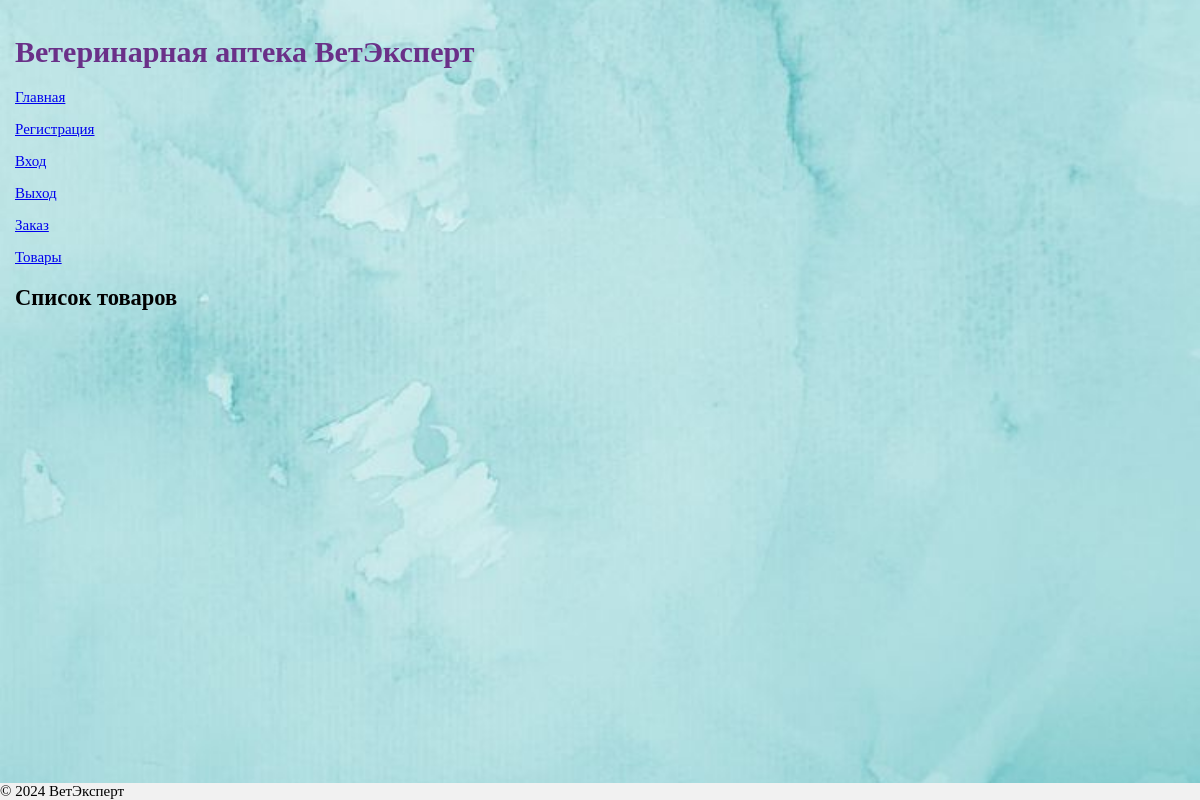
/products, run on an earlier commit of the app's database.
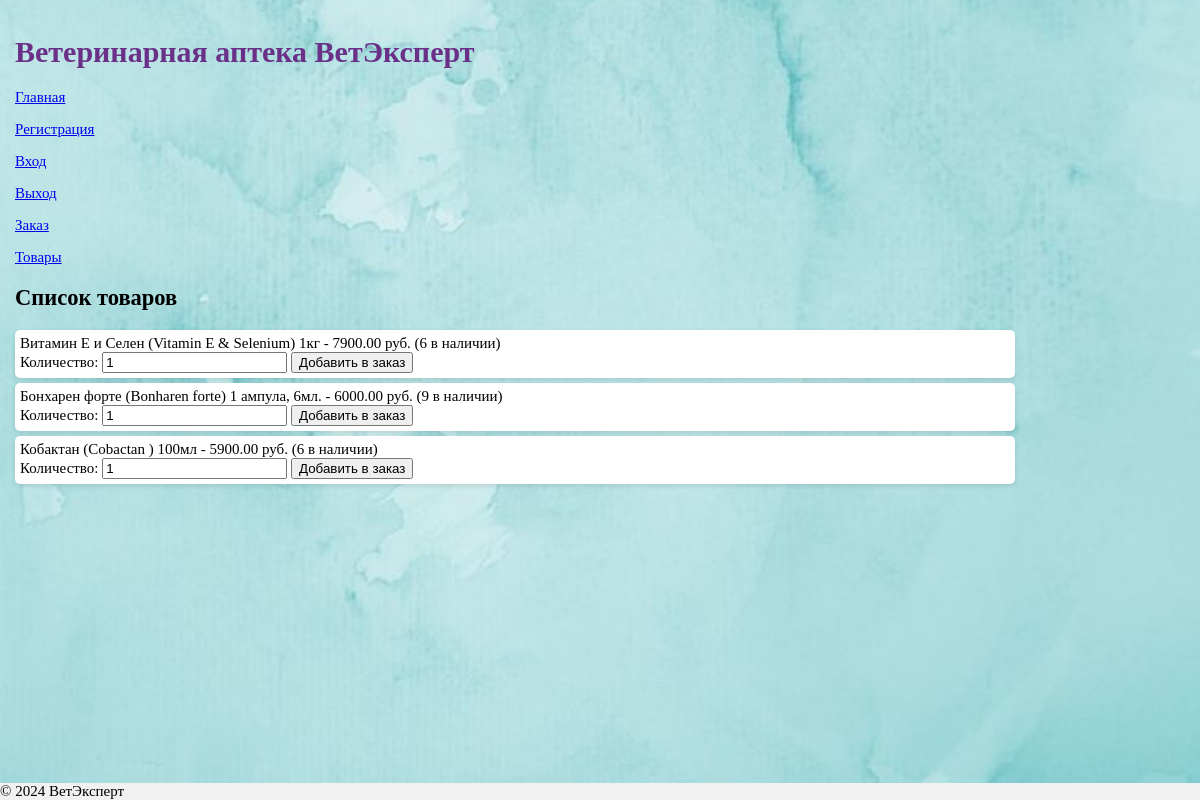
And on a later commit of the database.
### models.py (models this page shows, shortened)
class Product(db.Model):
    __tablename__ = 'products'  # Укажите название таблицы
    id = db.Column(db.Integer, primary_key=True)  # Добавьте первичный ключ
    name = db.Column(db.String(255), nullable=False)
    description = db.Column(db.Text, nullable=False)
    price = db.Column(db.Numeric(10, 2), nullable=False)
    quantity = db.Column(db.Integer, default=0)  # Количество на складе
    status = db.Column(db.String(20), default='available')  # Убедитесь, что есть это поле
    STATUS_CHOICES = {
        'available': 'Доступен',
        'unavailable': 'Недоступен'
    }

### routes.py (the view)
@app.route('/products')
def product():
    products = Product.query.all()  # Получение всех продуктов
    return render_template('product.html', products=products)

### templates/product.html (shortened to what this page needs)
{% extends 'base.html' %}
{% block content %}
<h2>Список товаров</h2>
<ul>
    {% for product in products %}
        <li>
            {{ product.name }} - {{ product.price }} руб. ({{ product.quantity }} в наличии)
            <form action="{{ url_for('add_to_cart', product_id=product.id) }}" method="post">
                <label for="quantity_{{ product.id }}">Количество:</label>
                <input type="number" name="quantity" id="quantity_{{ product.id }}" min="1" value="1" required>
                <button type="submit">Добавить в заказ</button>
            </form>
        </li>
    {% endfor %}
</ul>
{% endblock %}

### templates/base.html (shortened to what this page needs)
<!DOCTYPE html>
<html lang="ru">
<head>
   <link href="{{ url_for('static', filename='style.css') }}" rel="stylesheet" type="text/css" />
</head>
<body>
    <header>
        <h1>Ветеринарная аптека ВетЭксперт</h1>
        <nav>
            <p><a href="{{ url_for('base') }}">Главная</a></p>
            <p><a href="{{ url_for('register') }}">Регистрация</a></p>
            <p><a href="{{ url_for('login') }}">Вход</a></p>
            <p><a href="{{ url_for('logout') }}">Выход</a></p>
            <p><a href="{{ url_for('order_view') }}">Заказ</a></p>
            <p><a href="{{ url_for('product') }}">Товары</a></p>
        </nav>
    </header>
    <main>
        {% block content %}{% endblock %}
    </main>
    <div class="footer">© 2024 ВетЭксперт</div>
</body>
</html>

### static/style.css (style rules this page uses)
body { background-image: url("423283a2b0089d478492c4b42474fcc3.jpg"); background-size: no-repeat; background-position: center; background-size: cover; height: 400px; width: 1000px; font-family: Tahoma; margin: 0; padding: 15px; font-size: 15px }
h1 { white-space: nowrap; color: #6A3088; }
ul { list-style-type: none; padding: 0; }
li { background-color: #fff; margin: 5px 0; padding: 5px; border-radius: 5px; box-shadow: 0 2px 5px rgba(0, 0, 0, 0.1); }
.footer { position: fixed; left: 0; bottom: 0; background-color:#f1f1f1; width: 100%; }

What changed in the data, as far as the page shows it:
added Product: name "Витамин Е и Селен (Vitamin E & Selenium) 1кг", price "7900.00", quantity "6", quantity "1"
added Product: name "Бонхарен форте (Bonharen forte) 1 ампула, 6мл.", price "6000.00", quantity "9"
added Product: name "Кобактан (Cobactan ) 100мл", price "5900.00", quantity "6"
